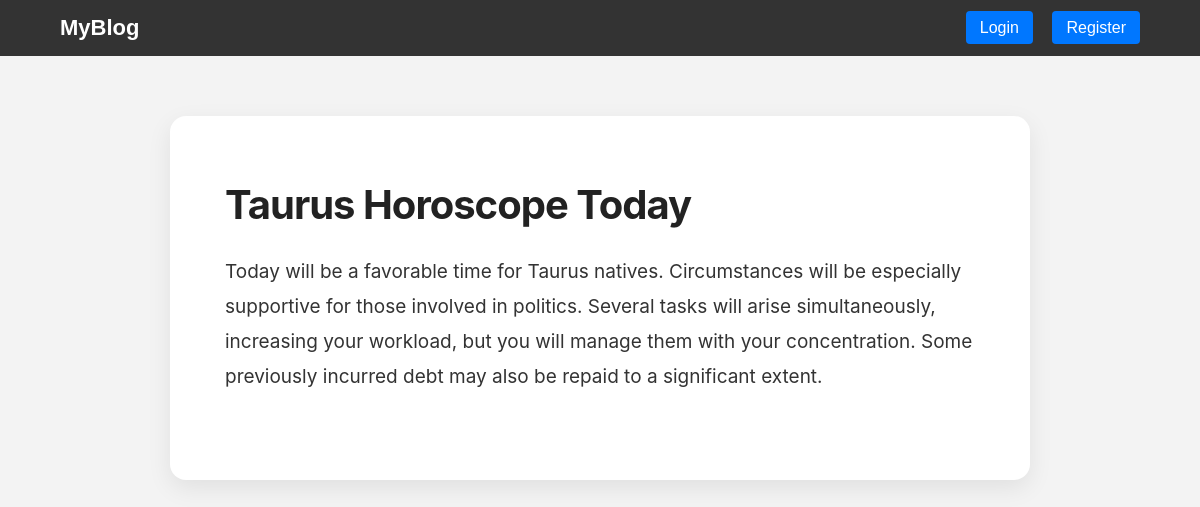
Page /post/taurus-horoscope-today/ on the committed database.
### myapp/models.py (models this page shows, shortened)
class Post(models.Model):
    title = models.CharField(max_length=200)                   # --> Title of the Post
    slug = models.SlugField(unique=True, blank=True)           # --> Slug if requied
    content = models.TextField()                               # --> Content
    author = models.ForeignKey(User, on_delete=models.CASCADE) # --> Author on user created
    created_at = models.DateTimeField(auto_now_add=True)       # --> Created Time
    image = models.ImageField(upload_to='images/', blank=True, null=True)

### myapp/views.py (the view)
# urls.py: path('post/<slug:slug>/', views.details_view, name='details'),
def details_view(request, slug):
    post = get_object_or_404(Post, slug=slug)
    return render(request, 'details.html', {'post': post})

### myapp/templates/details.html (shortened to what this page needs)
{% extends 'base.html' %}
{% block content %}
<div class="post-details">
    <h1 class="detail-title">{{ post.title }}</h1>
    <p class="detail-content">{{ post.content|safe }}</p>
</div>
{% endblock %}

### myapp/static/css/style.css (style rules this page uses)
body { margin: 0; font-family: Arial, sans-serif; background: #f3f3f3; }
.detail-title { font-size: 32px; margin-top: 20px; }
.post-details { max-width: 750px; margin: 60px auto; background: #ffffff; padding: 45px 55px; border-radius: 16px; box-shadow: 0 8px 25px rgba(0,0,0,0.08); font-family: "Inter", sans-serif; color: #222; }
.detail-title { font-size: 40px; font-weight: 700; line-height: 1.2; margin-bottom: 25px; letter-spacing: -1px; }
.detail-content { font-size: 19px; line-height: 1.85; color: #333; white-space: pre-line; margin-bottom: 40px; }

### rows in the picture
Post: title "Taurus Horoscope Today", content "Today will be a favorable time for Taurus natives. Circumstances will be especially supportive for those involved in politics. Several tasks will arise simultaneously, increasing your workload, but you will manage them with your concentration. Some previously incurred debt may also be repaid to a significant extent."
